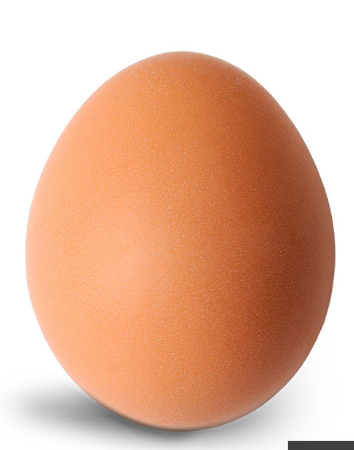
#> input picture Perceptron Trabajo en Clase/Imagenes/imagen_0.png, 354 x 450 px
$ python Huevos.py
#> lines starting #> are read from the running program, lines starting #| are printed output that depends on the picture; after the words box and inside, x2 and y2 are one past the last pixel; in counts of white or black regions, pixels touching at a corner belong together
import cv2
import numpy as np
import random
import os


# ============================================================
# FUNCIÓN PARA CREAR GRIETAS EN EL HUEVO
# ============================================================

def crear_huevo_quebrado(ruta_entrada, ruta_salida):
    """
    Toma una imagen de un huevo y genera una nueva versión
    con grietas visibles sobre la cáscara.
    """

    # --------------------------------------------------------
    # 1. CARGAR IMAGEN
    # --------------------------------------------------------

    imagen = cv2.imread(ruta_entrada, cv2.IMREAD_UNCHANGED)
#> imagen is the input picture: shape (450, 354, 4); mean B, G, R, A 156.6, 181.4, 226.9, 255

    if imagen is None:
        print(f"ERROR: No se pudo abrir {ruta_entrada}")
        return False

    print(f"\nImagen cargada: {ruta_entrada}")

    alto, ancho = imagen.shape[:2]
#> alto = 450; ancho = 354

    print(f"Tamaño: {ancho} x {alto}")
#| Tamaño: 354 x 450

    # --------------------------------------------------------
    # 2. MANEJAR TRANSPARENCIA
    # --------------------------------------------------------

    if len(imagen.shape) == 3 and imagen.shape[2] == 4:

        b, g, r, alpha = cv2.split(imagen)
#> alpha: shape (450, 354); every value is 255

        imagen_bgr = cv2.merge([b, g, r])

    else:

        imagen_bgr = imagen.copy()

        alpha = np.full(
            (alto, ancho),
            255,
            dtype=np.uint8
        )

    # --------------------------------------------------------
    # 3. CREAR MÁSCARA DEL HUEVO
    # --------------------------------------------------------

    # Solo dibujaremos las grietas donde la imagen
    # no sea transparente.

    mascara_huevo = alpha > 20
#> mascara_huevo: shape (450, 354) bool; every value is 1

    # --------------------------------------------------------
    # 4. CREAR CAPA DE GRIETAS
    # --------------------------------------------------------

    capa_grietas = np.zeros(
        (alto, ancho),
        dtype=np.uint8
    )

    # --------------------------------------------------------
    # 5. CREAR ENTRE 2 Y 4 PUNTOS DE IMPACTO
    # --------------------------------------------------------

    cantidad_impactos = random.randint(2, 4)

    for impacto in range(cantidad_impactos):

        # Intentar encontrar un punto dentro del huevo
        for intento in range(100):

            cx = random.randint(
                int(ancho * 0.30),
                int(ancho * 0.70)
            )

            cy = random.randint(
                int(alto * 0.25),
                int(alto * 0.75)
            )

            if mascara_huevo[cy, cx]:
                break

        # ----------------------------------------------------
        # PEQUEÑO CENTRO DE IMPACTO
        # ----------------------------------------------------

        cv2.circle(
            capa_grietas,
            (cx, cy),
            random.randint(2, 4),
            255,
            -1
        )

        # ----------------------------------------------------
        # CREAR GRIETAS PRINCIPALES
        # ----------------------------------------------------

        numero_grietas = random.randint(6, 10)

        for _ in range(numero_grietas):

            angulo = random.uniform(
                0,
                2 * np.pi
            )

            longitud = random.randint(
                max(20, int(min(ancho, alto) * 0.08)),
                max(40, int(min(ancho, alto) * 0.25))
            )

            punto_actual = np.array(
                [float(cx), float(cy)]
            )

            puntos = [
                (int(cx), int(cy))
            ]

            # Cada grieta tendrá varios segmentos
            segmentos = random.randint(5, 10)

            longitud_segmento = longitud / segmentos

            angulo_actual = angulo

            for segmento in range(segmentos):

                # Cambiar ligeramente la dirección
                # para evitar líneas demasiado rectas.
                angulo_actual += random.uniform(
                    -0.35,
                    0.35
                )

                nuevo_x = (
                    punto_actual[0]
                    + np.cos(angulo_actual)
                    * longitud_segmento
                )

                nuevo_y = (
                    punto_actual[1]
                    + np.sin(angulo_actual)
                    * longitud_segmento
                )

                x = int(nuevo_x)
                y = int(nuevo_y)

                # Si sale de la imagen, detener grieta
                if (
                    x < 0
                    or x >= ancho
                    or y < 0
                    or y >= alto
                ):
                    break

                # Si sale del huevo, detener grieta
                if not mascara_huevo[y, x]:
                    break

                puntos.append((x, y))

                # ------------------------------------------------
                # RAMIFICACIÓN OCASIONAL
                # ------------------------------------------------

                if segmento > 1 and random.random() < 0.30:

                    angulo_rama = (
                        angulo_actual
                        + random.choice([-1, 1])
                        * random.uniform(0.4, 0.9)
                    )

                    longitud_rama = random.randint(
                        10,
                        max(12, int(longitud * 0.35))
                    )

                    rama_x = int(
                        x
                        + np.cos(angulo_rama)
                        * longitud_rama
                    )

                    rama_y = int(
                        y
                        + np.sin(angulo_rama)
                        * longitud_rama
                    )

                    if (
                        0 <= rama_x < ancho
                        and 0 <= rama_y < alto
                    ):

                        if mascara_huevo[rama_y, rama_x]:

                            cv2.line(
                                capa_grietas,
                                (x, y),
                                (rama_x, rama_y),
                                255,
                                1,
                                cv2.LINE_AA
                            )

                punto_actual = np.array(
                    [nuevo_x, nuevo_y]
                )

            # ------------------------------------------------
            # DIBUJAR GRIETA PRINCIPAL
            # ------------------------------------------------

            if len(puntos) >= 2:

                puntos_np = np.array(
                    puntos,
                    dtype=np.int32
                )

                cv2.polylines(
                    capa_grietas,
                    [puntos_np],
                    False,
                    255,
                    random.choice([1, 1, 2]),
                    cv2.LINE_AA
                )

    # --------------------------------------------------------
    # 6. EVITAR GRIETAS FUERA DEL HUEVO
    # --------------------------------------------------------

    capa_grietas[~mascara_huevo] = 0

    # --------------------------------------------------------
    # 7. CREAR SOMBRA ALREDEDOR DE LAS GRIETAS
    # --------------------------------------------------------

    sombra = cv2.GaussianBlur(
        capa_grietas,
        (5, 5),
        1
    )

    # Oscurecer ligeramente alrededor de la grieta
    factor_sombra = (
        sombra.astype(np.float32) / 255.0
    ) * 80

    resultado = imagen_bgr.astype(np.float32)

    for canal in range(3):

        resultado[:, :, canal] -= factor_sombra
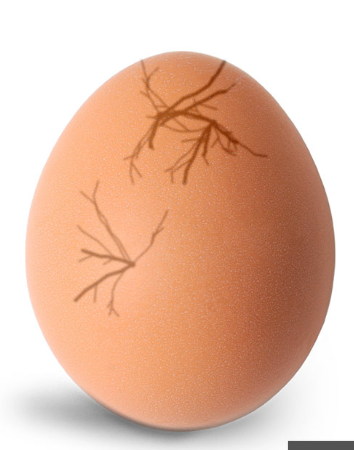
#> resultado: shape (450, 354, 3) float32; mean B, G, R 155.1, 179.8, 225.4; drawn with min black and max white

    resultado = np.clip(
        resultado,
        0,
        255
    ).astype(np.uint8)

    # --------------------------------------------------------
    # 8. DIBUJAR EL INTERIOR OSCURO DE LA GRIETA
    # --------------------------------------------------------

    mascara_linea = capa_grietas > 40

    # Color muy oscuro para simular profundidad
    resultado[mascara_linea] = [20, 20, 20]
#> resultado: shape (450, 354, 3); mean B, G, R 154.4, 177.8, 221.1

    # --------------------------------------------------------
    # 9. CREAR UN PEQUEÑO BORDE CLARO
    # --------------------------------------------------------

    desplazada = np.roll(
        capa_grietas,
        1,
        axis=1
    )

    borde_claro = (
        (desplazada > 100)
        & (capa_grietas < 50)
        & mascara_huevo
    )
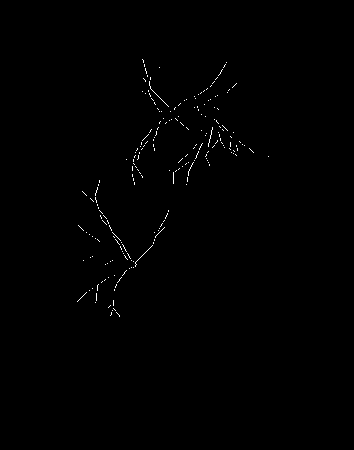
#> borde_claro: shape (450, 354) bool; 0.41% white in thin lines or dots, all inside (x1, y1, x2, y2) = (77, 59, 269, 317)

    # Mezclar borde claro con la cáscara
    resultado[borde_claro] = np.clip(
        resultado[borde_claro].astype(np.int16) + 45,
        0,
        255
    ).astype(np.uint8)
#> resultado: shape (450, 354, 3); mean B, G, R 154.6, 178, 221.2

    # --------------------------------------------------------
    # 10. RECUPERAR TRANSPARENCIA
    # --------------------------------------------------------

    b, g, r = cv2.split(resultado)
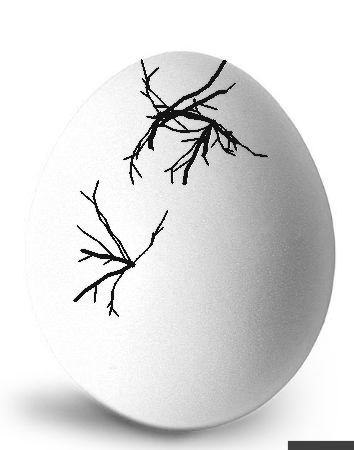
#> r: shape (450, 354); min 20, max 255, mean 221.2

    resultado_final = cv2.merge(
        [b, g, r, alpha]
    )

    # --------------------------------------------------------
    # 11. GUARDAR IMAGEN MODIFICADA
    # --------------------------------------------------------

    correcto = cv2.imwrite(
        ruta_salida,
        resultado_final
    )

    if correcto:

        print("OK - Huevo modificado correctamente")
        print(f"Guardado en: {ruta_salida}")

        return True

    else:

        print("ERROR al guardar la imagen.")

        return False


# ============================================================
# PROGRAMA PRINCIPAL
# ============================================================

print("\n==========================================")
print("      GENERADOR DE HUEVOS QUEBRADOS")
print("==========================================")


# ------------------------------------------------------------
# CARPETA DONDE ESTÁ HUEVOS.PY
# ------------------------------------------------------------

carpeta_actividades = os.path.dirname(
    os.path.abspath(__file__)
)


# ------------------------------------------------------------
# SUBIR A "PERCEPTRON TRABAJO EN CLASE"
# ------------------------------------------------------------

carpeta_principal = os.path.dirname(
    carpeta_actividades
)


# ------------------------------------------------------------
# CARPETA DE LAS IMÁGENES
# ------------------------------------------------------------

carpeta_imagenes = os.path.join(
    carpeta_principal,
    "Imagenes"
)


# ------------------------------------------------------------
# CARPETA DE RESULTADOS
# ------------------------------------------------------------

carpeta_salida = os.path.join(
    carpeta_actividades,
    "salida_huevos_quebrados"
)

os.makedirs(
    carpeta_salida,
    exist_ok=True
)


# ============================================================
# RUTAS DE LOS HUEVOS ORIGINALES
# ============================================================

huevo_0 = os.path.join(
    carpeta_imagenes,
    "imagen_0.png"
)

huevo_1 = os.path.join(
    carpeta_imagenes,
    "imagen_1.png"
)


# ============================================================
# RUTAS DE LOS HUEVOS MODIFICADOS
# ============================================================

huevo_0_quebrado = os.path.join(
    carpeta_salida,
    "huevo_0_quebrado.png"
)

huevo_1_quebrado = os.path.join(
    carpeta_salida,
    "huevo_1_quebrado.png"
)


# ============================================================
# COMPROBAR ARCHIVOS
# ============================================================

print("\nCarpeta de imágenes:")
print(carpeta_imagenes)

print("\nBuscando huevos...")


if os.path.exists(huevo_0):

    print("OK - imagen_0.png encontrada")

else:

    print("ERROR - imagen_0.png no encontrada")


if os.path.exists(huevo_1):

    print("OK - imagen_1.png encontrada")

else:

    print("ERROR - imagen_1.png no encontrada")


# ============================================================
# MODIFICAR LOS DOS HUEVOS
# ============================================================

print("\n==========================================")
print("MODIFICANDO HUEVO 0")
print("==========================================")

resultado_0 = crear_huevo_quebrado(
    huevo_0,
    huevo_0_quebrado
)


print("\n==========================================")
print("MODIFICANDO HUEVO 1")
print("==========================================")

resultado_1 = crear_huevo_quebrado(
    huevo_1,
    huevo_1_quebrado
)
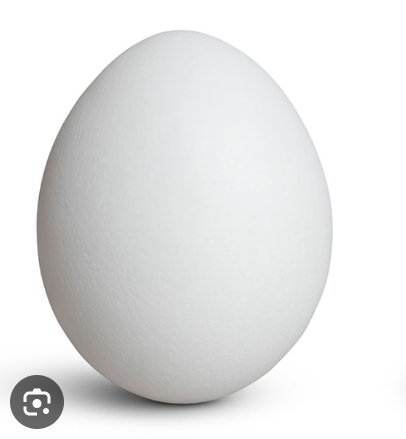
#> input picture Perceptron Trabajo en Clase/Imagenes/imagen_1.png, 406 x 439 px
#> in crear_huevo_quebrado, imagen is the input picture: shape (439, 406, 4); mean B, G, R, A 228.9, 229.1, 228.8, 255
#| Tamaño: 406 x 439
#> in crear_huevo_quebrado (call 2), `b, g, r, alpha = cv2.split(imagen)`: alpha: shape (439, 406); every value is 255
#> in crear_huevo_quebrado (call 2), `mascara_huevo = alpha > 20`: mascara_huevo: shape (439, 406) bool; every value is 1
#> after the loop in crear_huevo_quebrado (call 2), `for impacto in range(cantidad_impactos):`:
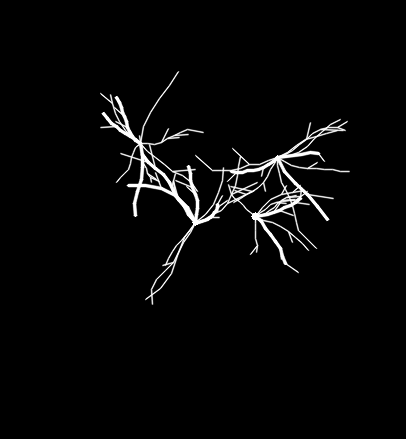
#> capa_grietas: shape (439, 406); min 0, max 255, mean 7
#> after the loop in crear_huevo_quebrado (call 2), `for canal in range(3):`:
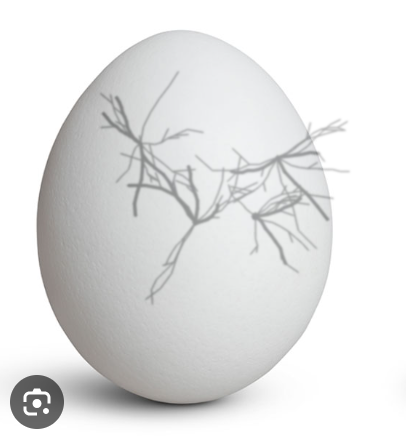
#> resultado: shape (439, 406, 3) float32; mean B, G, R 226.9, 227.1, 226.8
#> in crear_huevo_quebrado (call 2), `resultado[mascara_linea] = [20, 20, 20]`: resultado: shape (439, 406, 3); mean B, G, R 220.7, 220.9, 220.7
#> in crear_huevo_quebrado (call 2), `borde_claro = ( (desplazada > 100) & (capa_grietas < 50) & mascara_hue..`: borde_claro: shape (439, 406) bool; 0.51% white in thin lines or dots, all inside (x1, y1, x2, y2) = (102, 71, 351, 305)
#> in crear_huevo_quebrado (call 2), `resultado[borde_claro] = np.clip( resultado[borde_claro].astype(np.int..`:
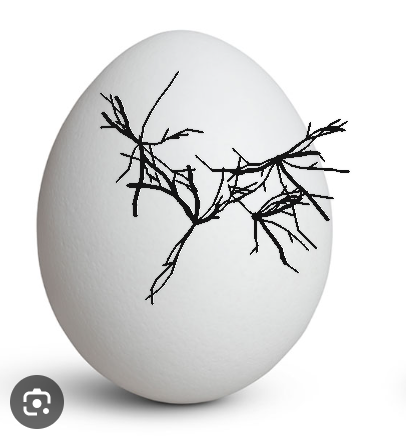
#> resultado: shape (439, 406, 3); mean B, G, R 220.9, 221.1, 220.9


# ============================================================
# RESULTADO FINAL
# ============================================================

print("\n==========================================")

if resultado_0 and resultado_1:

    print("       PROCESO TERMINADO CORRECTAMENTE")

else:

    print("       PROCESO TERMINADO CON ERRORES")

print("==========================================")

print("\nLos huevos originales NO fueron modificados.")

print("\nLos huevos quebrados están en:")

print(carpeta_salida)

print("\nArchivos creados:")

print("huevo_0_quebrado.png")
print("huevo_1_quebrado.png")
